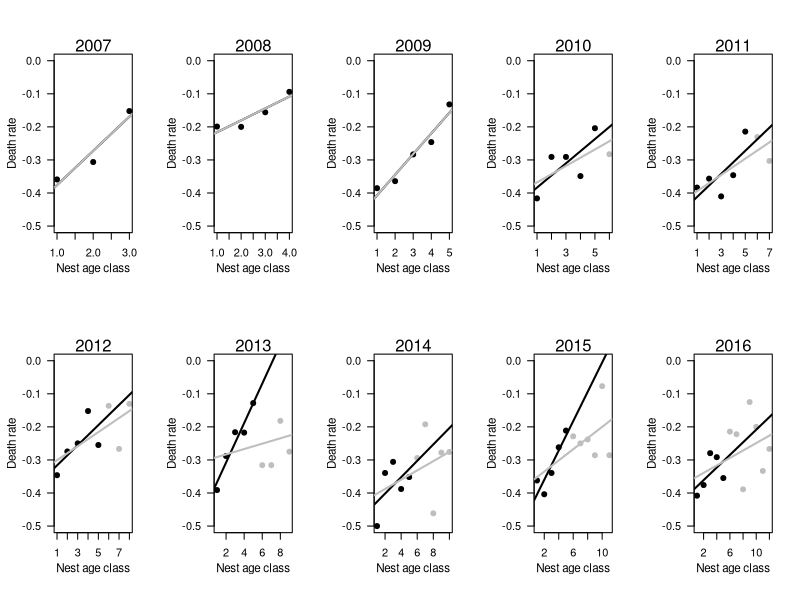
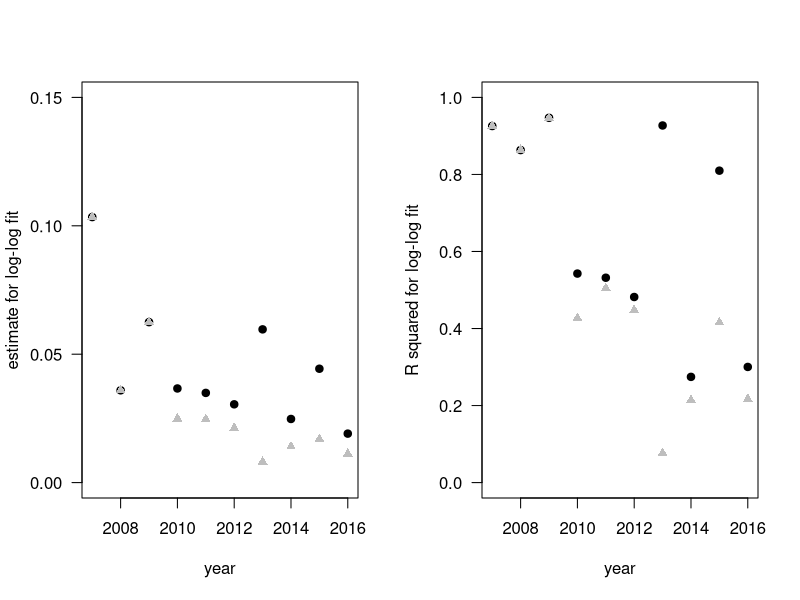

Write R code to recreate these figures, in order.

rm(list=ls())
data <- read.csv("Azteca_census_data_Jan_2018.csv")
head(data)
library(igraph)


age_matrix <- matrix(NA, ncol=13, nrow=13)
#how many died divided by how many were there
columns_to_sample <- seq(14,26,1)
head(data[, columns_to_sample]) ## double check here 

for(year.looper in 1:13){ ## this loops through columns starting in 2004. ending in 2016
	#year.looper <- 1
	a_years_data <- data[,	columns_to_sample[year.looper]]
	age_freq_dist <- numeric(length(columns_to_sample))
	for(age.looper in 1:length(age_freq_dist)){
		#age.looper <- 1
		age_freq_dist[age.looper] <-  sum(a_years_data == age.looper)
	}
	
	age_matrix[,year.looper] <-age_freq_dist
}

colnames(age_matrix) <- c("2004","2005","2006","2007","2008","2009","2010","2011","2012","2013","2014","2015","2016")
rownames(age_matrix) <- c("1yr","2yr","3yr","4yr","5yr","6yr","7yr","8yr","9yr","10yr","11yr","12yr","13yr")


# Now we want to make a matrix with the age specific mortality between each year
# So (age2_t2-age1_t1)/age1_t1 
# How many one year old nests made it to two years old divided by the inital number of one year old nests 
#### We have 13 years of data so we can calculate 12 transitions 

mortality_matrix <- matrix(NA,ncol=12,nrow=12)
for(year.looper in 1:12){ ## looping through the times 
	#year.looper <- 1 # testing
	age_mortality_tras_vec <-numeric(12)
	for(age.looper in 1:12){ ## looping through the ages 
		#age.looper <- 1 # testings
		this_year_age <-  age_matrix[age.looper, year.looper]
		next_year_age_plus_one <- age_matrix[age.looper+1, year.looper+1] 
		
		## calculate the fraction that surives to the next year 
		
		transition.mortality <- (next_year_age_plus_one - this_year_age)/this_year_age
		age_mortality_tras_vec[age.looper] <- transition.mortality
		
		
	}
		mortality_matrix[, year.looper] <- age_mortality_tras_vec

}

colnames(mortality_matrix) <- c("2005","2006","2007","2008","2009","2010","2011","2012","2013","2014","2015","2016")
rownames(mortality_matrix) <- c("1yr","2yr","3yr","4yr","5yr","6yr","7yr","8yr","9yr","10yr","11yr","12yr")

mortality_matrix ## this give the mortality rates for the following year. So 2005 shows the mortality rate for the age classes of 2004

### Here I am looking at individual years ageclass mortality
year_vec<- colnames(mortality_matrix)[3:length(colnames(mortality_matrix))]
par(mfrow=c(2,5))
fitting_estimate <-c()
all_estimate <-c()
all_r <-c()
fitting_r <-c()
for(x in 1:10){
	
	#x <- 1
	a_years_mortality_raw <- t(mortality_matrix[, year_vec[x]])
	a_years_age_raw <- t(mortality_matrix[,year_vec[x]])

	a_year_mortality_clean <- a_years_mortality_raw[!is.nan(a_years_mortality_raw)]
	
	## logged response
	#a_year_age_clean <- log(seq(1,length(a_year_mortality_clean),1))
	#a_year_mortality_clean <- log(abs(a_year_mortality_clean))


	## raw response
	a_year_age_clean <-(seq(1,length(a_year_mortality_clean),1))
	a_year_mortality_clean <-((a_year_mortality_clean))


	
	age_fitting <- a_year_age_clean[1:5]
	death_fitting <- a_year_mortality_clean[1:5]


## logged plots 
	#plot(a_year_age_clean, a_year_mortality_clean,col="grey" ,pch=19,xlab="",ylab="",yaxt="n",ylim=c(-2.6,0))
	#axis(2,las=2)
	#mtext("ln(Nest age class)",line=2.2,side=1,cex=0.7)
	#mtext("ln(Death rate)",line=2.7,side=2,cex=0.7)
	
	
	plot(a_year_age_clean, a_year_mortality_clean,col="grey" ,pch=19,xlab="",ylab="",yaxt="n",ylim=c(-0.5,0))
	axis(2,las=2)
	mtext("Nest age class",line=2.2,side=1,cex=0.7)
	mtext("Death rate",line=2.7,side=2,cex=0.7)

	points(age_fitting, death_fitting,pch=19 )

## Looking at the fit to just years 1:5 The hypothesis is that the effect of the DSP on mortality is mainly in those years.
	model_fitting <- lm(death_fitting~ age_fitting)
	fitting_estimate <-c(fitting_estimate, summary(model_fitting)$coefficients[2,1])

## here fitting all the data
	abline(model_fitting,lwd=2,col="black")
	model <- lm(a_year_mortality_clean~ a_year_age_clean)
	abline(model,col="grey",lwd=2)
	all_estimate <-c(all_estimate,summary(model)$coefficients[2,1] )

	mtext(year_vec[x])
	all_r <-c(all_r,summary(model)$r.squared)
	fitting_r <-c(fitting_r, summary(model_fitting)$r.squared)

}


par(mfrow=c(1,2))
index <- seq(2007,2016,1)
plot(index ,fitting_estimate,yaxt="n",pch=19,xlab="year",ylab="estimate for log-log fit",ylim=c(0,0.15))
axis(2,las=2)
points(index ,all_estimate,pch=17,col="grey")

index <- seq(2007,2016,1)
plot(index , fitting_r,yaxt="n",pch=19,xlab="year",ylab="R squared for log-log fit",ylim=c(0,1))
axis(2,las=2)
points(index , all_r,pch=17,col="grey")


### Here I can get the means from the mortality to look at ageclass mean
age_mortality_mat <- t(mortality_matrix) ## columns are ages and rows are between year mortality rates for each age calss


## putting data in long format Nov 6 2023

dim(age_mortality_mat)## using 12 years of data ## each column is a year


### Now looking at the age specific mortality but using all of the data avaible, not just the means 
df.raw <- data.frame(0,0)
colnames(df.raw) <- c("age","death.rate")
for(x in 1:12){
	#x <- 1
	temp.df <- data.frame(x,age_mortality_mat[,x])
	colnames(temp.df) <- c("age","death.rate")
	df.raw <- rbind(df.raw, temp.df)
}

death.rate.df <- df.raw[df.raw$age != 0 &  !is.nan(df.raw$death.rate),]
death.rate.df$abs.death <- abs(death.rate.df$death.rate)

#write.csv(death.rate.df,"2023_11_15_Azteca_DSP_empirical_death_rates_full_df.csv",row.names=F)
